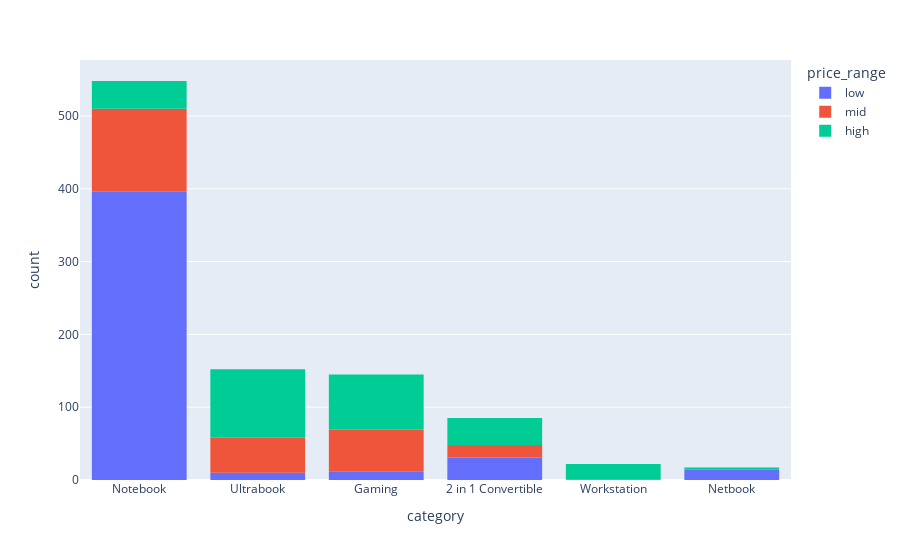

The code cell stored with this chart in its notebook:
### Markdown cell above
### Category

### Code cell
px.histogram(laptops_train, x="category", color="price_range").update_xaxes(categoryorder="sum descending")

### Figure 1 — Plotly figure (JSON) as saved in the notebook; plotly's stock layout.template omitted (floating-point values rounded to 4 significant figures; data arrays with more than 128 entries replaced by an {"elided": "..."} marker saying what was removed)
{"data": [{"alignmentgroup": "True", "bingroup": "x", "hovertemplate": "price_range=low<br>category=%{x}<br>count=%{y}<extra></extra>", "legendgroup": "low", "marker": {"color": "#636efa", "pattern": {"shape": ""}}, "name": "low", "offsetgroup": "low", "orientation": "v", "showlegend": true, "type": "histogram", "x": {"elided": "463 str values"}, "xaxis": "x", "yaxis": "y"}, {"alignmentgroup": "True", "bingroup": "x", "hovertemplate": "price_range=mid<br>category=%{x}<br>count=%{y}<extra></extra>", "legendgroup": "mid", "marker": {"color": "#EF553B", "pattern": {"shape": ""}}, "name": "mid", "offsetgroup": "mid", "orientation": "v", "showlegend": true, "type": "histogram", "x": {"elided": "237 str values"}, "xaxis": "x", "yaxis": "y"}, {"alignmentgroup": "True", "bingroup": "x", "hovertemplate": "price_range=high<br>category=%{x}<br>count=%{y}<extra></extra>", "legendgroup": "high", "marker": {"color": "#00cc96", "pattern": {"shape": ""}}, "name": "high", "offsetgroup": "high", "orientation": "v", "showlegend": true, "type": "histogram", "x": {"elided": "269 str values"}, "xaxis": "x", "yaxis": "y"}], "layout": {"autosize": true, "barmode": "relative", "legend": {"title": {"text": "price_range"}, "tracegroupgap": 0}, "margin": {"t": 60}, "xaxis": {"anchor": "y", "autorange": true, "categoryorder": "sum descending", "domain": [0, 1], "range": [-0.5, 5.5], "title": {"text": "category"}, "type": "category"}, "yaxis": {"anchor": "x", "autorange": true, "domain": [0, 1], "range": [0, 576.8], "title": {"text": "count"}}}}
